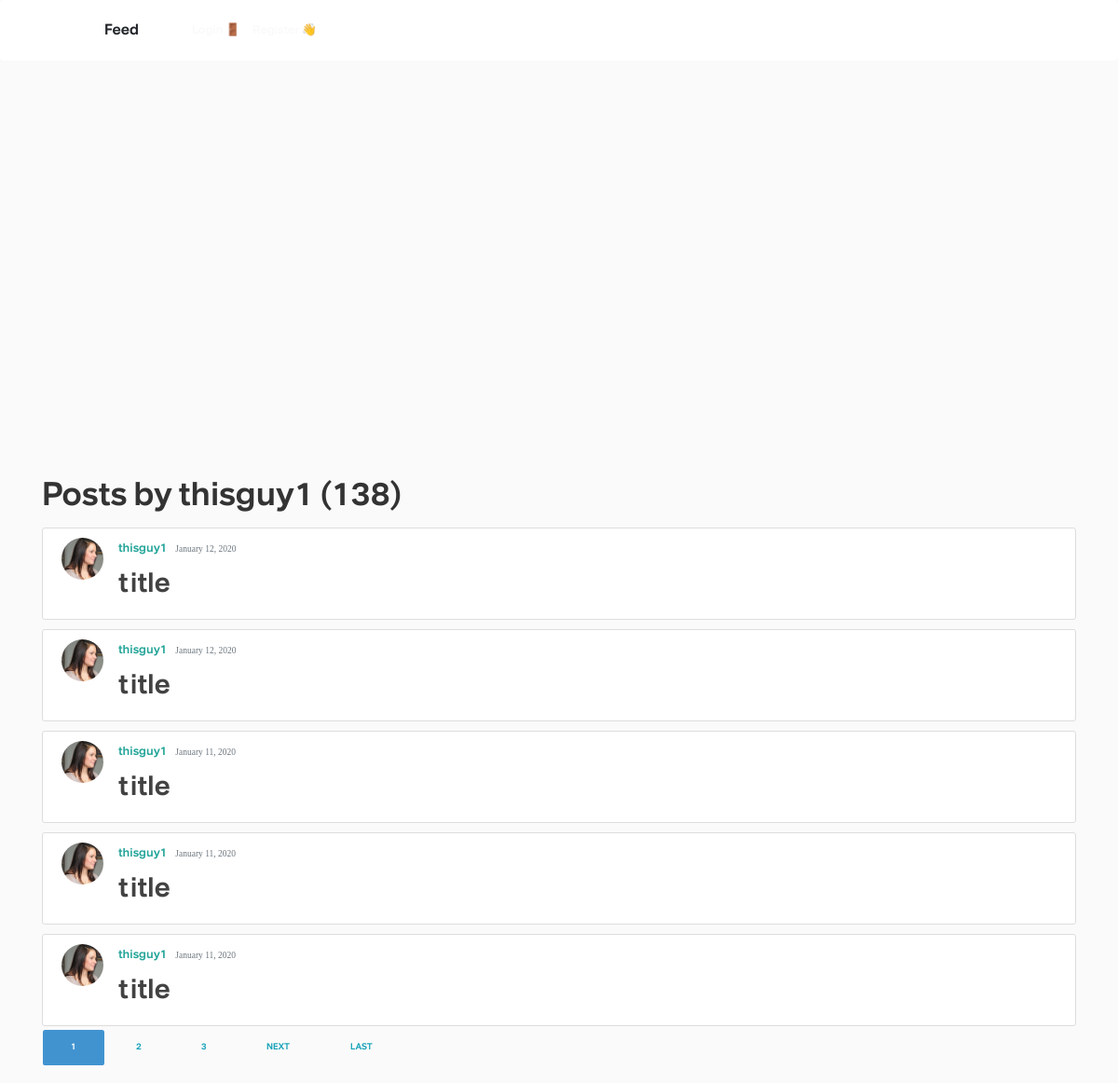
Screenshot of /user/thisguy1 with the database file from the repository.
### blog/models.py (models this page shows, shortened)
class Post(models.Model):
    objects = models.Manager()
    title = "title" #models.CharField(max_length=100)
    time_studied = models.IntegerField(default=20)
    date_posted = models.DateTimeField(default=timezone.now)
    author = models.ForeignKey(User, on_delete=models.CASCADE)

### users/models.py (models this page shows, shortened)
class Profile(models.Model):
    user = models.OneToOneField(User, on_delete=models.CASCADE)
    profile_pictures = [
        "asian_student.jpeg",
        "black_and_white_photo.jpg",
        "college_student.jpeg",
        "girl_looking_sideways.jpg",
        "nerdy_guy.jpg",
        "science_student.jpeg",
        "student_sitting_on_grass.jpg",
    ]
    for i in range(len(profile_pictures)):
        profile_pictures[i] = "potential_pics/" + profile_pictures[i]
    image = models.ImageField(
        default=random.choice(profile_pictures), upload_to="profile_pics"
    )
    wallet_points = models.BigIntegerField(default=0)
    university = models.CharField(default="", max_length=35)
    subject = models.CharField(default="", max_length=35)

### blog/views.py (the view)
# urls.py: path('user/<str:username>', UserPostListView.as_view(), name='user-posts'),
class UserPostListView(ListView):
    model = Post
    template_name = "blog/user_posts.html"  # <app>/<model>_<viewtype>.html
    context_object_name = "posts"
    paginate_by = 5
    def get_queryset(self):
        user = get_object_or_404(User, username=self.kwargs.get("username"))
        return Post.objects.filter(author=user).order_by("-date_posted")

### blog/templates/blog/user_posts.html (shortened to what this page needs)
{% extends "blog/base.html" %}
{% block content %}
    <h1 class="mb-3">Posts by {{ view.kwargs.username }} ({{ page_obj.paginator.count }})</h1>
    {% for post in posts %}
        <article class="media content-section">
          <img class="rounded-circle article-img" src="{{ post.author.profile.image.url }}">
          <div class="media-body">
            <div class="article-metadata">
              <a class="mr-2" href="{% url 'user-posts' post.author.username %}">{{ post.author }}</a>
              <small class="text-muted">{{ post.date_posted|date:"F d, Y" }}</small>
            </div>
            <h2><a class="article-title" href="{% url 'post-detail' post.id %}">{{ post.title }}</a></h2>
          </div>
        </article>
    {% endfor %}
    {% if is_paginated %}
      {% for num in page_obj.paginator.page_range %}
        {% if page_obj.number == num %}
          <a class="btn btn-info mb-4" href="?page={{ num }}">{{ num }}</a>
        {% elif num > page_obj.number|add:'-3' and num < page_obj.number|add:'3' %}
          <a class="btn btn-outline-info mb-4" href="?page={{ num }}">{{ num }}</a>
        {% endif %}
      {% endfor %}
      {% if page_obj.has_next %}
        <a class="btn btn-outline-info mb-4" href="?page={{ page_obj.next_page_number }}">Next</a>
        <a class="btn btn-outline-info mb-4" href="?page={{ page_obj.paginator.num_pages }}">Last</a>
      {% endif %}
    {% endif %}
{% endblock content %}

### static/blog/main1.css (style rules this page uses)
body { background: #fafafa; color: #333333; }
h1, h2, h3, h4, h5, h6 { color: #444444; }
.content-section { background: #ffffff; padding: 10px 20px; border: 1px solid #dddddd; border-radius: 3px; }
.article-title { color: #424242; font-family: comment; }
.article-img { height: 45px; width: 45px; margin-right: 16px; }
.article-metadata { padding-bottom: 1px; margin-bottom: 4px; margin-top: 2px; }

### static/css/timernew.css (style rules this page uses)
body { background: #fafafa; color: #333333; margin-top: 5rem; }

### rows the page displays
Post: author.profile.image (picture), author "thisguy1", date_posted "January 12, 2020", title "title"
Post: author.profile.image (picture), author "thisguy1", date_posted "January 12, 2020", title "title"
Post: author.profile.image (picture), author "thisguy1", date_posted "January 11, 2020", title "title"
Post: author.profile.image (picture), author "thisguy1", date_posted "January 11, 2020", title "title"
Post: author.profile.image (picture), author "thisguy1", date_posted "January 11, 2020", title "title"

### other values shown
{{ view.kwargs.username }} "thisguy1"
{{ page_obj.paginator.count }} "138"
{{ num }} "1"
{{ num }} "2" "3"
